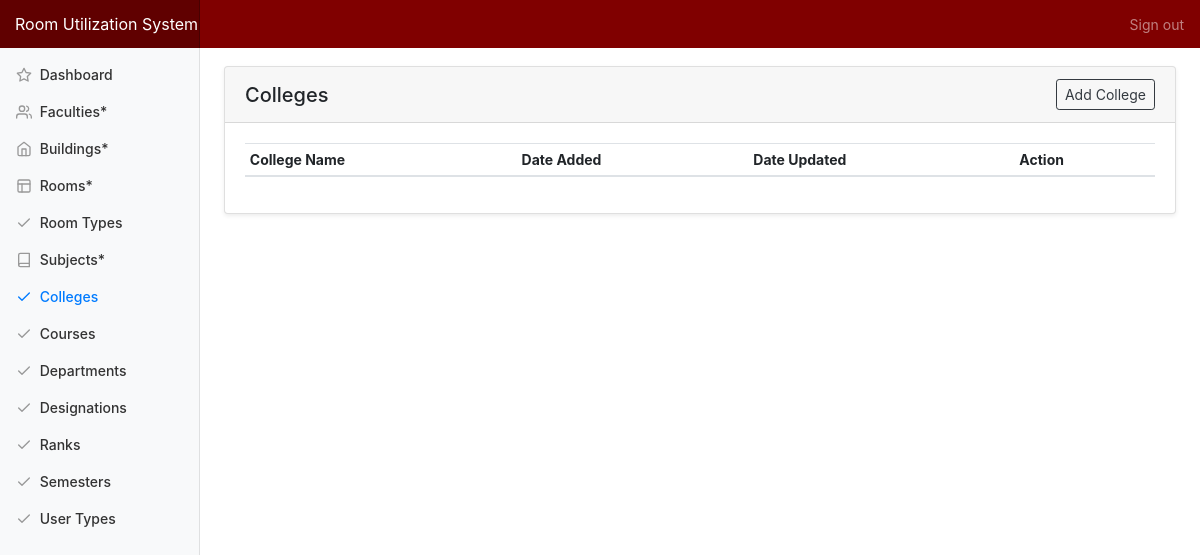
The page /index.php/admin/college on the database as committed earlier.
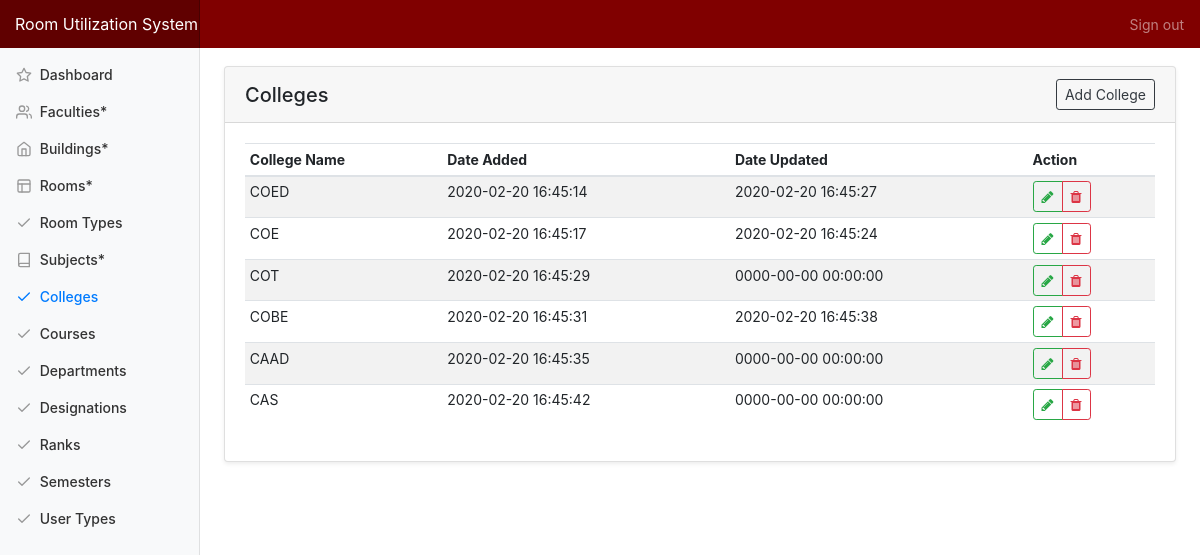
The same page on the database as committed later.
### tables this page shows
CREATE TABLE `tbl_college` (
  `college_id` int(11) NOT NULL,
  `college_name` varchar(250) NOT NULL,
  `college_added` datetime NOT NULL DEFAULT CURRENT_TIMESTAMP,
  `college_modified` datetime NOT NULL DEFAULT '0000-00-00 00:00:00' ON UPDATE CURRENT_TIMESTAMP
);

### application/controllers/Admin.php (called while the page is built, shortened)
<?php
class Admin extends CI_Controller {
	public function college(){
		$data['title'] = "Colleges";
		$data['colleges'] = $this->main_model->getColleges();
		$this->load->view('templates/header', $data);
		$this->load->view('admin/college');
		$this->load->view('templates/footer');
	}
}

### index.php (called while the page is built, shortened)
<?php
require_once BASEPATH.'core/CodeIgniter.php';

### application/models/Main_model.php (called while the page is built, shortened)
<?php defined('BASEPATH') OR exit('No direct script access allowed');
Class Main_model extends CI_Model{
	public function getColleges(){
		return $this->db->get('tbl_college')->result_array();
	}
}

### application/views/admin/college.php (the view, shortened to what this page needs)
<?php $this->load->view('templates/nav'); ?>
<div class="container-fluid">
  <div class="row">
    <?php $this->load->view('templates/side');?>
    <main role="main" class="col-md-9 ml-sm-auto col-lg-10 pt-4 px-4 mb-3">
      <div class="card shadow-sm">
			  <h5 class="card-header d-flex justify-content-between align-items-center">
          <?=$title?>
          <a href="#" class="btn btn-outline-dark btn-sm" data-toggle="modal" data-target="#modal_college_add">Add College</a>
        </h5>
			  <div class="card-body">
          <table class="table table-striped table-hover table-sm">
            <thead>
              <tr>
                <th>College Name</th>
                <th>Date Added</th>
                <th>Date Updated</th>
                <th>Action</th>
              </tr>
            </thead>
            <tbody>
              <?php foreach ($colleges as $row) {?>
              <tr>
                <td><?=$row['college_name']?></td>
                <td><?=$row['college_added']?></td>
                <td><?=$row['college_modified']?></td>
                <td>
                  <div class="btn-group" role="group">
                    <a href="#" class="btn btn-sm btn-outline-success action-btn updateCollege" id="<?=$row['college_id']?>//<?=$row['college_name']?>" data-toggle="modal" data-target="#modal_college_update" data-toggle="tooltip" data-placement="top" title="Update College">
                      <span class="fa fa-pencil"></span>
                    </a>
                    <a href="#" id="<?=base_url('admin/delete/college/'.$row['college_id'])?>" class="btn btn-sm btn-outline-danger action-btn delete" data-toggle="tooltip" data-placement="top" title="Delete College">
                      <span class="fa fa-trash"></span>
                    </a>
                  </div>
                </td>
              </tr>
              <?php } ?>
            </tbody>
          </table>
			  </div>
			</div>
   </main>
  </div>
</div>

### application/views/templates/header.php (shortened to what this page needs)
<!DOCTYPE html>
<html lang="en">
<head>
	<link rel="stylesheet" type="text/css" href="<?=base_url('assets/css/bootstrap.min.css')?>">
	<link rel="stylesheet" type="text/css" href="<?=base_url('assets/css/bootstrap-select.min.css')?>">
	<link rel="stylesheet" type="text/css" href="<?=base_url('assets/css/dashboard.css')?>">
	<link rel="stylesheet" type="text/css" href="<?=base_url('assets/css/dataTables.bootstrap4.min.css')?>">
	<link rel="stylesheet" type="text/css" href="<?=base_url('assets/css/jquery-confirm.min.css')?>">
	<link rel="stylesheet" type="text/css" href="<?=base_url('assets/css/font-awesome.min.css')?>">
	<link rel="stylesheet" type="text/css" href="<?=base_url('assets/css/rus.css')?>">
</head>
<body>

### application/views/templates/nav.php (shortened to what this page needs)
<nav class="navbar navbar-dark fixed-top flex-md-nowrap p-0" style="background:#800000">
  <a class="navbar-brand col-sm-3 col-md-2 mr-0" href="#">Room Utilization System</a>
  <ul class="navbar-nav px-3">
    <li class="nav-item text-nowrap">
      <a class="nav-link" href="<?=base_url('auth/logout')?>">Sign out</a>
    </li>
  </ul>
</nav>
<br>
<br>

### application/views/templates/side.php
<nav class="col-md-2 d-none d-md-block bg-light sidebar">
  <div class="sidebar-sticky">
    <ul class="nav flex-column">
      <li class="nav-item">
        <a class="nav-link <?=($title=='Dashboard')?'active':'';?>" href="<?=base_url('admin')?>">
          <span data-feather="star"></span>
          Dashboard
        </a>
      </li>
      <li class="nav-item">
        <a class="nav-link <?=($title=='Faculties')?'active':'';?>" href="<?=base_url('admin/faculty')?>">
          <span data-feather="users"></span>
          Faculties*
        </a>
      </li>
      <li class="nav-item">
        <a class="nav-link <?=($title=='Buildings')?'active':'';?>" href="<?=base_url('admin/building')?>">
          <span data-feather="home"></span>
          Buildings*
        </a>
      </li>
      <li class="nav-item">
        <a class="nav-link <?=($title=='Rooms')?'active':'';?>" href="<?=base_url('admin/room')?>">
          <span data-feather="layout"></span>
          Rooms*
        </a>
      </li>
      <li class="nav-item">
        <a class="nav-link <?=($title=='Room Types')?'active':'';?>" href="<?=base_url('admin/room_type')?>">
          <span data-feather="check"></span>
          Room Types
        </a>
      </li>
      <li class="nav-item">
        <a class="nav-link <?=($title=='Subjects')?'active':'';?>" href="<?=base_url('admin/subject')?>">
          <span data-feather="book"></span>
          Subjects*
        </a>
      </li>
      <li class="nav-item">
        <a class="nav-link <?=($title=='Colleges')?'active':'';?>" href="<?=base_url('admin/college')?>">
          <span data-feather="check"></span>
          Colleges
        </a>
      </li>
      <li class="nav-item">
        <a class="nav-link <?=($title=='Courses')?'active':'';?>" href="<?=base_url('admin/course')?>">
          <span data-feather="check"></span>
          Courses
        </a>
      </li>
      <li class="nav-item">
        <a class="nav-link <?=($title=='Departments')?'active':'';?>" href="<?=base_url('admin/department')?>">
          <span data-feather="check"></span>
          Departments
        </a>
      </li>
      <li class="nav-item">
        <a class="nav-link <?=($title=='Designations')?'active':'';?>" href="<?=base_url('admin/designation')?>">
          <span data-feather="check"></span>
          Designations
        </a>
      </li>
      <li class="nav-item">
        <a class="nav-link <?=($title=='Ranks')?'active':'';?>" href="<?=base_url('admin/rank')?>">
          <span data-feather="check"></span>
          Ranks
        </a>
      </li>
      <li class="nav-item">
        <a class="nav-link <?=($title=='Semesters')?'active':'';?>" href="<?=base_url('admin/semester')?>">
          <span data-feather="check"></span>
          Semesters
        </a>
      </li>
      <li class="nav-item">
        <a class="nav-link <?=($title=='User Types')?'active':'';?>" href="<?=base_url('admin/user_type')?>">
          <span data-feather="check"></span>
          User Types
        </a>
      </li>
    </ul>
  </div>
</nav>

### application/views/templates/footer.php (shortened to what this page needs)
</body>
</html>

### assets/css/dashboard.css (style rules this page uses)
body { font-size: .875rem; }
.feather { width: 16px; height: 16px; vertical-align: text-bottom; }
.sidebar { position: fixed; top: 0; bottom: 0; left: 0; z-index: 100; padding: 48px 0 0; box-shadow: inset -1px 0 0 rgba(0, 0, 0, .1); }
.sidebar-sticky { position: relative; top: 0; height: calc(100vh - 48px); padding-top: .5rem; overflow-x: hidden; overflow-y: auto; }
.sidebar .nav-link { font-weight: 500; color: #333; }
.sidebar .nav-link .feather { margin-right: 4px; color: #999; }
.sidebar .nav-link.active { color: #007bff; }
.sidebar .nav-link:hover .feather, .sidebar .nav-link.active .feather { color: inherit; }
[role="main"] { padding-top: 133px; }
@media (min-width: 768px) { [role="main"] { padding-top: 48px; } }
.navbar-brand { padding-top: .75rem; padding-bottom: .75rem; font-size: 1rem; background-color: rgba(0, 0, 0, .25); box-shadow: inset -1px 0 0 rgba(0, 0, 0, .25); }

### assets/css/rus.css (style rules this page uses)
nav { z-index: 101; }

Rows that differ between the two databases and show on the page:
added tbl_college: college_name "COED", college_added "2020-02-20 16:45:14", college_modified "2020-02-20 16:45:27"
added tbl_college: college_name "COE", college_added "2020-02-20 16:45:17", college_modified "2020-02-20 16:45:24"
added tbl_college: college_name "COT", college_added "2020-02-20 16:45:29", college_modified "0000-00-00 00:00:00"
added tbl_college: college_name "COBE", college_added "2020-02-20 16:45:31", college_modified "2020-02-20 16:45:38"
added tbl_college: college_name "CAAD", college_added "2020-02-20 16:45:35", college_modified "0000-00-00 00:00:00"
added tbl_college: college_name "CAS", college_added "2020-02-20 16:45:42", college_modified "0000-00-00 00:00:00"
